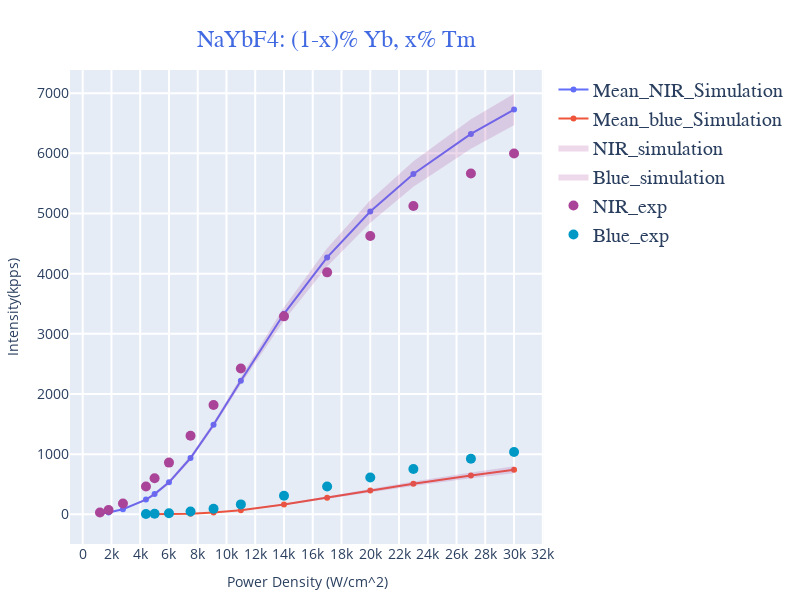

The notebook cell saved with this chart:
### Code cell
import json
fig = go.Figure()

# Add the main trace (mean curve)
fig.add_trace(go.Scatter(x=power[conc][0], y=nir_mean_values, mode='lines+markers', name='Mean_NIR_Simulation'))
fig.add_trace(go.Scatter(x=power[conc][1], y=blue_mean_values, mode='lines+markers', name='Mean_blue_Simulation'))

# Add the uncertainty shade trace
fig.add_trace(go.Scatter(
    x=power[conc][0] + power[conc][0][::-1],
    y=[i+j for i, j in zip(nir_mean_values,nir_std_values)] + [i-j for i, j in zip(nir_mean_values,nir_std_values)][::-1],
    fill='toself',
    fillcolor='rgba(170, 68, 153, 0.2)',
    line=dict(color='rgba(255,255,255,0)'),
    name='NIR_simulation'
))

fig.add_trace(go.Scatter(
    x=power[conc][1] + power[conc][1][::-1],
    y=[i+j for i, j in zip(blue_mean_values,blue_std_values)] + [i-j for i, j in zip(blue_mean_values,blue_std_values)][::-1],
    fill='toself',
    fillcolor='rgba(170, 68, 153, 0.2)',
    line=dict(color='rgba(255,255,255,0)'),
    name='Blue_simulation'
))

# exp_blue_total = [4.5*10**3, 5.7*10**3, 5.5*10**3, 3.5*10**3, 2*10**3, 1.2*10**3, 0.6*10**3]
# exp_NIR = [5*10**3, 8.5*10**3, 6.6*10**3, 7.5*10**3, 6*10**3, 5.5*10**3, 0.6*10**3]
# exp_sum = [i+j for i, j in zip(exp_blue_total, exp_NIR)]


# exp_sum = [i+j for i, j in zip(exp_blue_total, exp_NIR)]

# print(int(min(min(blue_mean_values)) / 1e3),
#                             int(max(max(blue_mean_values)) / 1e3) + 1)

# y_ticks = [i for i in range(int(min(blue_mean_values) / 1e3),
#                             int(max(blue_mean_values) / 1e3) + 1)]

# y_ticks = [i for i in range(int(min(min(exp_sum), min(blue_total_values)) / 1e3),
#                             int(max(max(exp_sum), max(blue_total_values)) / 1e3) + 1)]

# fig.update_yaxes(tickvals=[tick * 1e3 for tick in y_ticks],
#                  ticktext=[f"{tick} × 10^3" for tick in y_ticks])


fig.update_xaxes(title_font=dict(size=18, color='black'),tickfont=dict(size=14),showgrid=True, gridwidth=2, gridcolor='white', dtick=2000)
fig.update_yaxes(title_font=dict(size=18, color='black'),tickfont=dict(size=14),showgrid=True, gridwidth=2, gridcolor='white')

# ... Your existing layout and formatting ...

fig.update_layout(
    title_text='NaYbF4: (1-x)% Yb, x% Tm',  # Main Title
    title_font=dict(size=24, family="Arial, sans-serif", color='royalblue'),
    width=800, height=600,
    xaxis_title='Power Density (W/cm^2)',
    yaxis_title='Intensity(kpps)',
    title_x=0.42,  # Center the main title
    title_y=0.95,  # Adjust the vertical position of the main title
    showlegend=True, margin=dict(l=20, r=20, b=20, t=70),
    legend=dict(
        font=dict(
            size=20,
            family="Arial, sans-serif"
        )
    )
)

with open(f'./../synthetic_data/syn_{conc}.json', 'r') as f:
    loaded_json_data = f.read()
loaded_data = json.loads(loaded_json_data)
exp_blue_total = loaded_data.get('blue', [])
exp_NIR = loaded_data.get('NIR', [])
fig.add_trace(go.Scatter(x= power[conc][0], y= exp_NIR, mode='markers', name='NIR_exp', marker=dict(color='rgb(170, 68, 153)', size=10)))
fig.add_trace(go.Scatter(x= power[conc][1], y= exp_blue_total, mode='markers', name='Blue_exp', marker=dict(color='#0099C6', size=10)))

# Show the plot
fig.show()
# print('hihi')

### Figure 1 — Plotly figure (JSON) as saved in the notebook; plotly's stock layout.template omitted (floating-point values rounded to 4 significant figures)
{"data": [{"mode": "lines+markers", "name": "Mean_NIR_Simulation", "type": "scatter", "x": [1200, 1800, 2800, 4400, 5000, 6000, 7500, 9100, 11000, 14000, 17000, 20000, 23000, 27000, 30000], "y": [13.43, 31.94, 85.04, 246.0, 337.0, 532.8, 936.3, 1489.0, 2222.0, 3333.0, 4270.0, 5034.0, 5657.0, 6322.0, 6728.0]}, {"mode": "lines+markers", "name": "Mean_blue_Simulation", "type": "scatter", "x": [4400, 5000, 6000, 7500, 9100, 11000, 14000, 17000, 20000, 23000, 27000, 30000], "y": [0.9058, 1.62, 3.874, 11.78, 30.28, 69.61, 163.8, 278.0, 395.8, 509.1, 647.8, 741.6]}, {"fill": "toself", "fillcolor": "rgba(170, 68, 153, 0.2)", "line": {"color": "rgba(255,255,255,0)"}, "name": "NIR_simulation", "type": "scatter", "x": [1200, 1800, 2800, 4400, 5000, 6000, 7500, 9100, 11000, 14000, 17000, 20000, 23000, 27000, 30000, 30000, 27000, 23000, 20000, 17000, 14000, 11000, 9100, 7500, 6000, 5000, 4400, 2800, 1800, 1200], "y": [14.74, 34.96, 92.57, 264.5, 360.1, 563.1, 972.9, 1530.0, 2283.0, 3443.0, 4422.0, 5220.0, 5870.0, 6566.0, 6991.0, 6465.0, 6078.0, 5443.0, 4848.0, 4118.0, 3223.0, 2161.0, 1448.0, 899.7, 502.5, 313.8, 227.6, 77.51, 28.91, 12.12]}, {"fill": "toself", "fillcolor": "rgba(170, 68, 153, 0.2)", "line": {"color": "rgba(255,255,255,0)"}, "name": "Blue_simulation", "type": "scatter", "x": [4400, 5000, 6000, 7500, 9100, 11000, 14000, 17000, 20000, 23000, 27000, 30000, 30000, 27000, 23000, 20000, 17000, 14000, 11000, 9100, 7500, 6000, 5000, 4400], "y": [1.088, 1.899, 4.392, 12.93, 32.74, 74.99, 176.3, 298.7, 424.7, 546.3, 696.0, 797.9, 685.2, 599.6, 472.0, 367.0, 257.4, 151.3, 64.22, 27.82, 10.63, 3.356, 1.342, 0.7241]}, {"marker": {"color": "rgb(170, 68, 153)", "size": 10}, "mode": "markers", "name": "NIR_exp", "type": "scatter", "x": [1200, 1800, 2800, 4400, 5000, 6000, 7500, 9100, 11000, 14000, 17000, 20000, 23000, 27000, 30000], "y": [31.38, 72.32, 181.0, 461.8, 599.0, 860.1, 1307.0, 1819.0, 2423.0, 3291.0, 4022.0, 4625.0, 5125.0, 5665.0, 5998.0]}, {"marker": {"color": "#0099C6", "size": 10}, "mode": "markers", "name": "Blue_exp", "type": "scatter", "x": [4400, 5000, 6000, 7500, 9100, 11000, 14000, 17000, 20000, 23000, 27000, 30000], "y": [5.326, 9.182, 19.57, 46.75, 92.4, 166.0, 308.9, 462.9, 613.5, 754.3, 923.4, 1036.0]}], "layout": {"height": 600, "legend": {"font": {"family": "Arial, sans-serif", "size": 20}}, "margin": {"b": 20, "l": 20, "r": 20, "t": 70}, "showlegend": true, "title": {"font": {"color": "royalblue", "family": "Arial, sans-serif", "size": 24}, "text": "NaYbF4: (1-x)% Yb, x% Tm", "x": 0.42, "y": 0.95}, "width": 800, "xaxis": {"dtick": 2000, "gridcolor": "white", "gridwidth": 2, "showgrid": true, "tickfont": {"size": 14}, "title": {"text": "Power Density (W/cm^2)"}}, "yaxis": {"gridcolor": "white", "gridwidth": 2, "showgrid": true, "tickfont": {"size": 14}, "title": {"text": "Intensity(kpps)"}}}}
